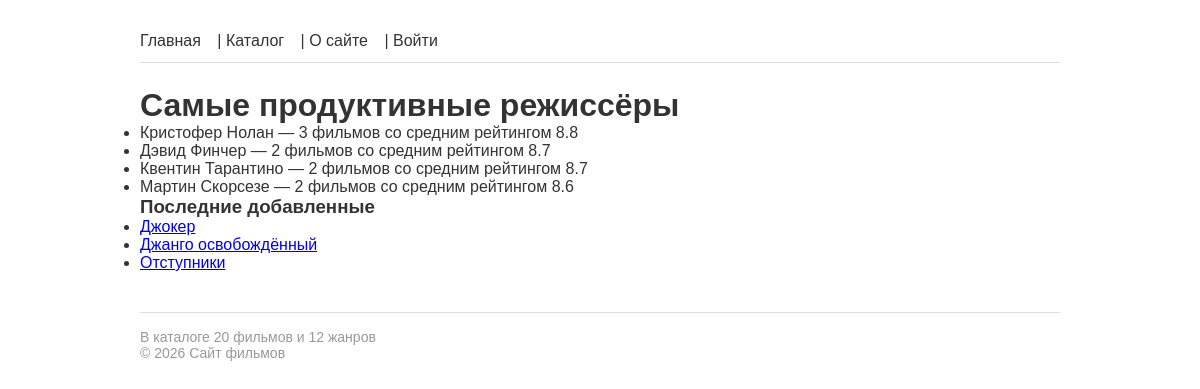
/directors/top/, run on the app's committed database.
### films/models.py (models this page shows, shortened)
class Director(models.Model):
    name = models.CharField(max_length=200, verbose_name='Имя')
    bio = models.TextField(blank=True, verbose_name='Биография')
    photo = models.ImageField(upload_to='directors/', blank=True, verbose_name='Фото')
    slug = models.SlugField(max_length=200, unique=True, blank=True)
    class Meta:
        ordering = ['name']
        verbose_name = 'Режиссёр'
        verbose_name_plural = 'Режиссёры'

class Film(models.Model):
    title = models.CharField(max_length=200, verbose_name='Название')
    year = models.PositiveIntegerField(validators=[validate_film_year], verbose_name='Год выпуска')
    description = models.TextField(blank=True, verbose_name='Описание')
    rating = models.DecimalField(max_digits=3, decimal_places=1, default=0.0, verbose_name='Рейтинг')
    slug = models.SlugField(max_length=200, unique=True, blank=True)
    poster = models.ImageField(
        upload_to='posters/',
        blank=True,
        validators=[
                validate_file_size,
                FileExtensionValidator(allowed_extensions=['jpg', 'jpeg', 'png', 'webp'])
            ],
        verbose_name='Постер'
    )
    created_at = models.DateTimeField(auto_now_add=True, verbose_name='Дата добавления')
    director = models.ForeignKey(
        'Director', on_delete=models.SET_NULL, null=True, blank=True,
        related_name='films', verbose_name='Режиссёр'
    )
    genres = models.ManyToManyField('Genre', blank=True, related_name='films', verbose_name='Жанры')
    actors = models.ManyToManyField('Actor', blank=True, related_name='films', verbose_name='Актёры')
    objects = FilmManager()
    class Meta:
        ordering = ['-year']
        verbose_name = 'Фильм'
        verbose_name_plural = 'Фильмы'
        permissions = [
            ('can_feature_film', 'Может выделять фильм в подборку'),
        ]
    def get_absolute_url(self):
        return reverse('films:film_detail', kwargs={'slug': self.slug})

### films/views.py (the view)
# urls.py: path('directors/top/', views.top_directors, name='top_directors'),
def top_directors(request):
    directors = Director.objects.annotate(
        avg_rating=Avg('films__rating'),
        film_count=Count('films', distinct=True)
    ).filter(
        film_count__gte=2
    ).order_by(
        '-avg_rating'
    )[:5]
    context = {'directors': directors}
    return render(request, 'films/top_directors.html', context)

### films/context_processors.py (called while the page is built)
def catalog_stats(request):
    return {
        'total_films': Film.objects.count(),
        'total_genres': Genre.objects.count(),
    }

def user_profile(request):
    if request.user.is_authenticated:
        try:
            profile = request.user.profile
        except Exception:
            profile = None
        return {'user_profile': profile}
    return {'user_profile': None}

### films/models.py (called while the page is built)
    def recent(self, count=5):
        return self.order_by('-created_at')[:count]

### films/templatetags/film_tags.py (called while the page is built)
@register.simple_tag
def current_year():
    return datetime.date.today().year

@register.inclusion_tag('films/includes/latest_films.html')
def latest_films(count=3):
    films = Film.objects.recent(count)
    return {'films': films}

### films/templates/films/top_directors.html (shortened to what this page needs)
{% extends 'base.html' %}
{% block content %}
    <h1>Самые продуктивные режиссёры</h1>
    <ul>
        {% for director in directors %}
            <li>{{ director.name }} — {{ director.film_count }} фильмов со средним рейтингом {{ director.avg_rating|floatformat:1 }}</li>
        {% endfor %}
    </ul>
{% endblock %}

### films/templates/films/includes/latest_films.html
{% load film_tags %}
<div class="latest-films">
    <h3>Последние добавленные</h3>
    <ul>
    {% for film in films %}
        <li><a href="{{ film.get_absolute_url }}">{{ film.title }}</a></li>
    {% empty %}
        <li>Фильмов пока нет.</li>
    {% endfor %}
    </ul>
</div>

### static/css/base.css (style rules this page uses)
* { box-sizing: border-box; margin: 0; padding: 0; }
body { font-family: Arial, sans-serif; max-width: 960px; margin: 0 auto; padding: 20px; color: #333; }

### data on the page
Director: name "Кристофер Нолан", film_count "3", avg_rating "8.8"
Director: name "Дэвид Финчер", film_count "2", avg_rating "8.7"
Director: name "Квентин Тарантино", film_count "2", avg_rating "8.7"
Director: name "Мартин Скорсезе", film_count "2", avg_rating "8.6"
Film: title "Джокер"
Film: title "Джанго освобождённый"
Film: title "Отступники"

### other printed values
{{ total_films }} "20"
{{ total_genres }} "12"
